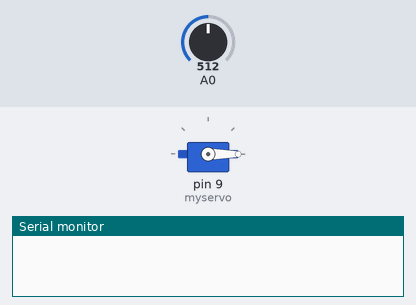
Recording of a sketch running on a simulated Arduino Uno, built with avr-gcc and run on an emulated ATmega328P. Parts: servo, the last lines printed to the serial monitor. The test bench sets the inputs (shaded band); at power-on: A0 = 512.

Above: at 1.2 s.
1.3 s: A0 set to 724
2.8 s: A0 set to 747
At 3.59 s:
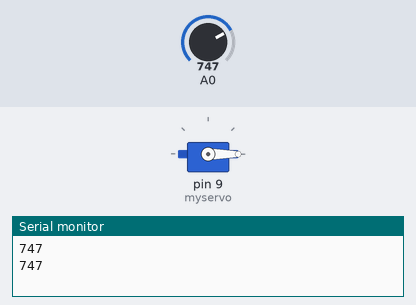
Timing chart, 0 to 11.8 s (numbered marks = the images above; inputs shaded):
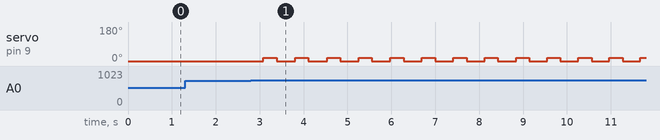

Measured:
- the behaviour switches between 734 and 735 on A0 (found by bisection; images 0 and 1)
- after the input at 1.3 s, every drawn part: stays the same
- after the input at 2.8 s, servo on pin 9 (myservo): alternates 16° for 0.30 s and 0° for 0.42 s, starting after 0.29 s

The sketch:

012_dinojump.ino
```cpp
#include <Servo.h>

Servo myservo;
int value = 0;
int i = 0;
int j = 0;

void setup() {
  Serial.begin(9800);
  myservo.attach(9);
  myservo.write(0);
}

void loop() {
  value = analogRead(0);
  if (value > 734 ){
    Serial.println(value);
    i = i + 2;
    j = 280 - i;
    delay(j);
    myservo.write(16);
    delay(300);
    myservo.write(0);
    delay(100);
  }
  delay(50);
}
```
